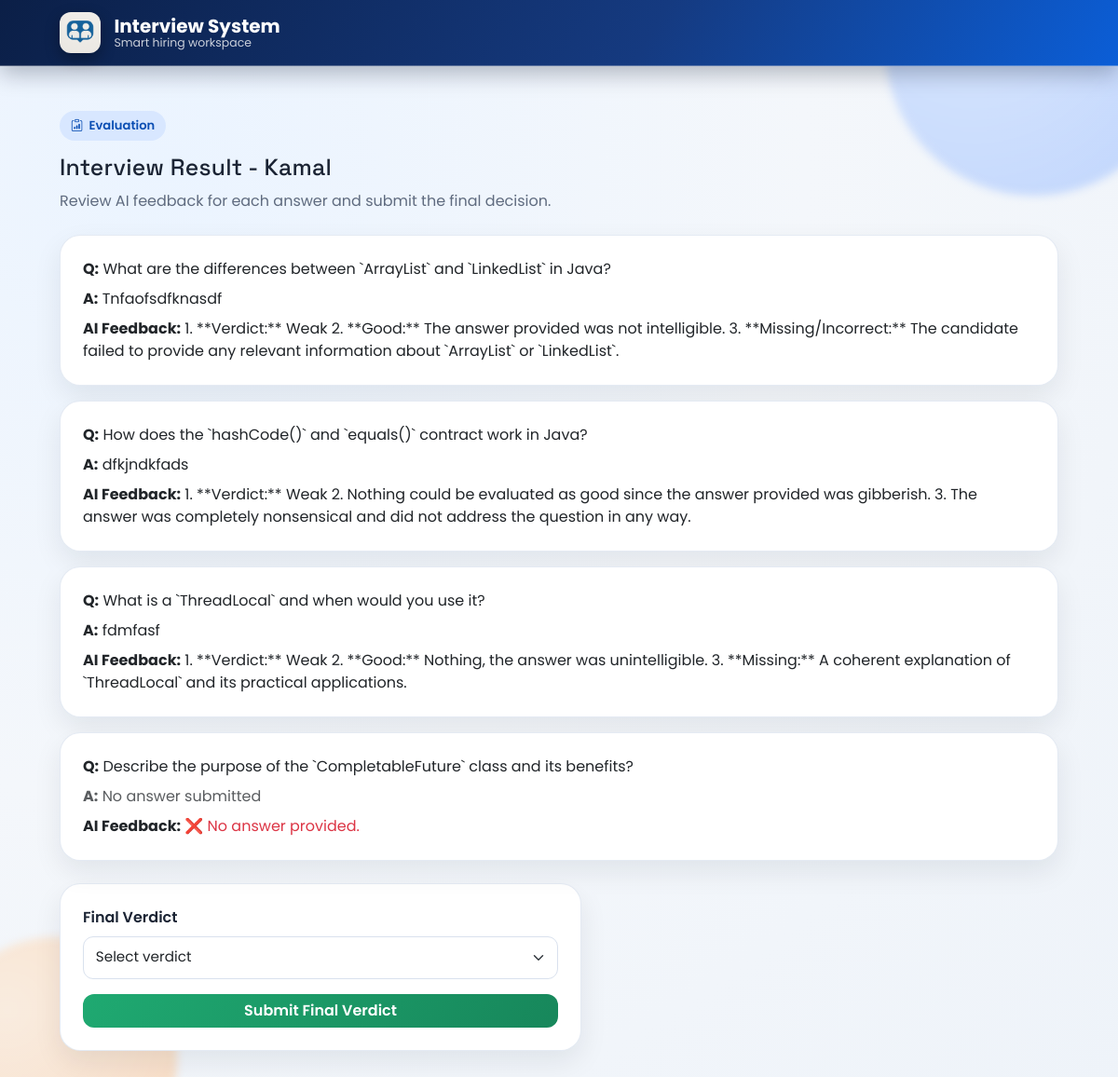
The page /interviewer/results/2/ on the database its author committed.
### accounts/models.py (models this page shows, shortened)
class Candidate(models.Model):
    candidate_id = models.AutoField(primary_key=True)
    name = models.CharField(max_length=255)
    registration_date = models.DateTimeField(auto_now_add=True)
    subject = models.CharField(max_length=255)
    verdict = models.CharField(max_length=20 , null=True , blank=True),
    INTERVIEW_TYPE_CHOICES = [
        ("AI" , "AI-Based Interview"),
        ("Manual" , "Manual Interview")
    ]
    interview_type = models.CharField(
        max_length=10,
        choices= INTERVIEW_TYPE_CHOICES,
        default="Manual",
    )
    assigned_questions = models.ManyToManyField(Question, blank=True)
    duration_minutes = models.IntegerField(default=60)

class Question(models.Model):
    text = models.TextField()
    subject = models.CharField(max_length=255)
    source_type = models.CharField(max_length=10, choices=[('Manual', 'Manual'), ('AI', 'AI')] ,default='Manual')
    created_at = models.DateTimeField(auto_now_add=True)
    selected = models.BooleanField(default=False)

class Answer(models.Model):
         candidate = models.ForeignKey(Candidate , on_delete=models.CASCADE)
         question = models.ForeignKey(Question , on_delete=models.CASCADE)
         response = models.TextField()
         EVALUATION_CHOICES = [
         ("correct", "Correct"),
         ("incorrect", "Incorrect"),
         ("pending", "Pending"),]
         evaluation = models.CharField(
            max_length=20,
            choices=EVALUATION_CHOICES,
            default="pending"
)
         created_at = models.DateTimeField(auto_now_add=True)
         ai_feedback = models.TextField(null=True, blank=True)

### accounts/views.py (the view)
# urls.py: path('interviewer/results/<int:candidate_id>/', views.result_detail_view, name='result_detail_view'),
async def result_detail_view(request, candidate_id):
    candidate = await a_get_object(Candidate, pk=candidate_id)
    assigned_questions = await sync_to_async(list)(candidate.assigned_questions.all())
    evaluated = []
    for q in assigned_questions:
        answer = await sync_to_async(lambda: Answer.objects.filter(candidate=candidate, question=q).first())()
        if answer:
            if not answer.ai_feedback:
                feedback = await sync_to_async(evaluate_answer_with_ai)(q.text, answer.response)
                answer.ai_feedback = feedback
                await a_save(answer)
            evaluated.append({'question': q.text, 'answer': answer.response,
                              'ai_feedback': answer.ai_feedback,
                              'feedback_class': get_sentiment(answer.ai_feedback)})
        else:
            evaluated.append({'question': q.text, 'answer': None,
                              'ai_feedback': "❌ No answer provided.",
                              'feedback_class': "text-danger"})
    if request.method == "POST":
        verdict = request.POST.get("verdict")
        candidate.verdict = verdict
        await a_save(candidate)
        return redirect('result_list_view')
    return render(request, 'accounts/results/result_detail.html',
                  {'candidate': candidate, 'evaluated_answers': evaluated})

### accounts/templates/accounts/results/result_detail.html (shortened to what this page needs)
{% extends "accounts/base.html" %}
{% block content %}
<div class="page-header">
  <span class="page-kicker"><i class="bi bi-clipboard-data"></i> Evaluation</span>
  <h2 class="page-title">Interview Result - {{ candidate.name }}</h2>
  <p class="page-subtitle">Review AI feedback for each answer and submit the final decision.</p>
</div>
{% for item in evaluated_answers %}
<div class="card mb-3">
  <div class="card-body">
    <p class="mb-2"><strong>Q:</strong> {{ item.question }}</p>
    {% if item.answer %}
    <p class="mb-2"><strong>A:</strong> {{ item.answer }}</p>
    {% else %}
    <p class="mb-2 text-muted"><strong>A:</strong> No answer submitted</p>
    {% endif %}
    <p class="mb-0"><strong>AI Feedback:</strong> <span class="{{ item.feedback_class }}">{{ item.ai_feedback }}</span></p>
  </div>
</div>
{% endfor %}
<form method="POST" class="surface-card p-4 mt-4" style="max-width: 560px;">
  <label class="form-label fw-semibold">Final Verdict</label>
  <select name="verdict" class="form-select mb-3" required>
    <option value="">Select verdict</option>
  </select>
  <button type="submit" class="btn btn-success w-100">Submit Final Verdict</button>
</form>
{% endblock %}

### accounts/static/accounts/css/style_v2.css (style rules this page uses)
:root { --bg-base: #f4f7fb; --bg-panel: #ffffff; --ink-strong: #1b2434; --ink-soft: #5f6b7f; --ink-muted: #8994a8; --brand-500: #0b5ed7; --brand-600: #0a4eb3; --brand-100: #d8e7ff; --accent-500: #ff8c42; --accent-100: #ffe7d6; --success-500: #1fa971; --danger-500: #d53b4f; --warning-500: #c98900; --border-soft: #d9e1ee; --shadow-soft: 0 12px 30px rgba(16, 24, 40, 0.08); --shadow-card: 0 20px 45px rgba(21, 35, 58, 0.1); --radius-lg: 22px; --radius-md: 16px; --radius-sm: 12px; --font-body: "Poppins", sans-serif; --font-title: "Space Grotesk", sans-serif; }
* { box-sizing: border-box; }
body.app-body { margin: 0; min-height: 100vh; background: radial-gradient(circle at 15% 15%, #ebf4ff 0%, var(--bg-base) 48%, #eef3f9 100%); color: var(--ink-strong); font-family: var(--font-body); }
h1, h2, h3, h4, h5, h6 { font-family: var(--font-title); letter-spacing: 0.01em; }
.surface-card, .card { border: 1px solid rgba(217, 225, 238, 0.7); border-radius: var(--radius-lg); background: var(--bg-panel); box-shadow: var(--shadow-soft); }
.card { overflow: hidden; }
.card-body { padding: 1.5rem; }
.page-header { margin-bottom: 1.5rem; }
.page-kicker { display: inline-flex; align-items: center; gap: 0.4rem; padding: 0.4rem 0.75rem; border-radius: 999px; background: var(--brand-100); color: var(--brand-600); font-size: 0.82rem; font-weight: 600; margin-bottom: 0.85rem; }
.page-title { margin: 0; font-size: clamp(1.55rem, 1.8vw, 2.1rem); }
.page-subtitle { margin-top: 0.55rem; color: var(--ink-soft); max-width: 760px; }
.btn { border-radius: 12px; font-weight: 600; transition: transform 0.18s ease, box-shadow 0.2s ease, background-color 0.2s ease; }
.btn-success { background: linear-gradient(120deg, var(--success-500), #17875b); border: none; }
.form-control, .form-select, textarea, .qform-wrapper input, .qform-wrapper select, .qform-wrapper textarea, .form-container input, .form-container select, .form-container textarea { border: 1px solid var(--border-soft); border-radius: 11px; padding: 0.68rem 0.8rem; font-size: 0.95rem; }

### rows shown on the page
Candidate: name "Kamal"
Question: question "What are the differences between `ArrayList` and `LinkedList` in Java?"
Answer: answer "Tnfaofsdfknasdf", ai_feedback "1. **Verdict:** Weak 2. **Good:** The answer provided was not intelligible. 3. **Missing/Incorrect:** The candidate failed to provide any relevant information about `ArrayList` or `LinkedList`."
Question: question "How does the `hashCode()` and `equals()` contract work in Java?"
Answer: answer "dfkjndkfads", ai_feedback "1. **Verdict:** Weak 2. Nothing could be evaluated as good since the answer provided was gibberish. 3. The answer was completely nonsensical and did not address the question in any way."
Question: question "What is a `ThreadLocal` and when would you use it?"
Answer: answer "fdmfasf", ai_feedback "1. **Verdict:** Weak 2. **Good:** Nothing, the answer was unintelligible. 3. **Missing:** A coherent explanation of `ThreadLocal` and its practical applications."
Question: question "Describe the purpose of the `CompletableFuture` class and its benefits?"

### other values the page prints
{{ item.ai_feedback }} "❌ No answer provided."
